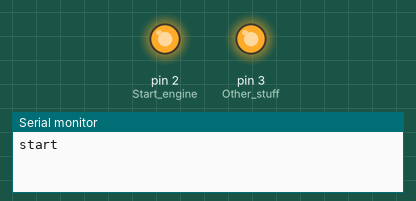
This sketch was run on a simulated Arduino Nano, built with avr-gcc and run on an emulated ATmega328P. Parts: output pins drawn as LEDs (lit = HIGH), the last lines printed to the serial monitor.

Above: at 2.6 s.
At 3.6 s:
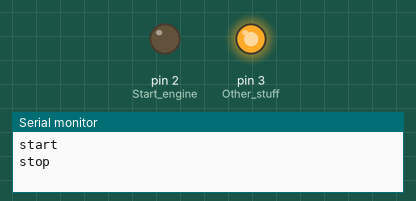
Timing chart, 0 to 5.1 s (numbered marks = the images above):
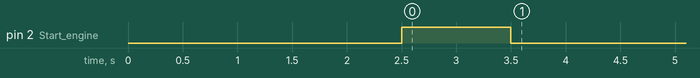

The sketch:

auto_plain_start_with_new_cable_tree.ino
```cpp
/*
 * Arduino Nano test relays
 */

void setup() {
  // put your setup code here, to run once:
    pinMode(2, OUTPUT); //Start engine
    pinMode(3, OUTPUT); // Other stuff


    Serial.begin(9600);
    Serial.println("start");

    //start the car
    digitalWrite(3, HIGH);
    delay(2500);
    digitalWrite(2, HIGH);
    delay(1000); //1750 winter, ca. 1350 normaal //1000 minimal
    digitalWrite(2, LOW);
    Serial.println("stop");

    //shut down the car
    //digitalWrite(3, LOW);
}

void loop() {
  // put your main code here, to run repeatedly:

}
```
